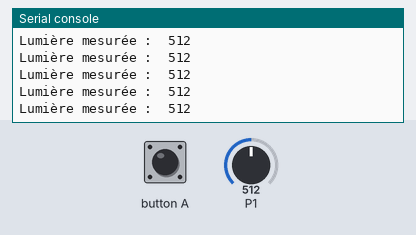
Recording of a program running on a simulated BBC micro:bit running MicroPython. Parts: the last lines printed to the serial console. The test bench sets the inputs (shaded band); at power-on: P1 = 512 (analog values on the 0–1023 scale).

Above: at 1.2 s.
1.3 s: P1 set to 716
At 1.56 s:
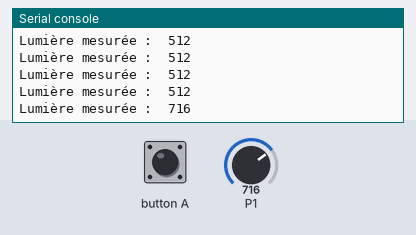
2.8 s: P1 set to 900
At 2.96 s:
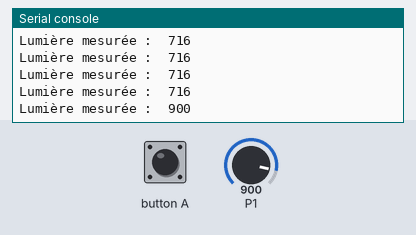
Timing chart, 0 to 5.8 s (numbered marks = the images above; inputs shaded):
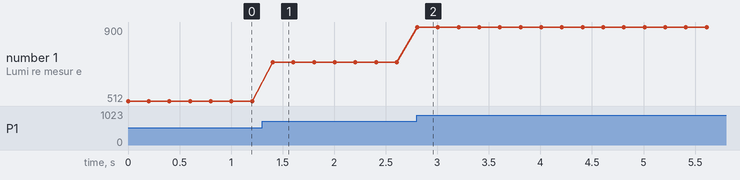

Measured:
- after the input at 1.3 s, the serial console: prints a new line after 0.10 s (image 1)
- after the input at 2.8 s, the serial console: prints a new line at once (image 2)
- plotted number 1: 512 → 716 after the input at 1.3 s, 716 → 900 after the input at 2.8 s

The program:

ctn.py
```python
from microbit import pin1, button_a
from utime import sleep_ms

while button_a.is_pressed() == False :

    val = pin1.read_analog()

    print("Lumière mesurée : ",val)

    sleep_ms(200)
```
